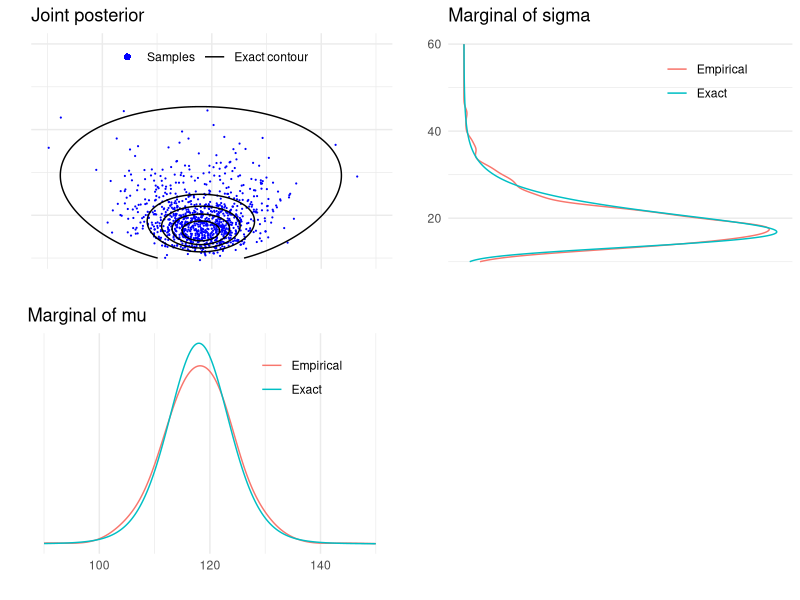
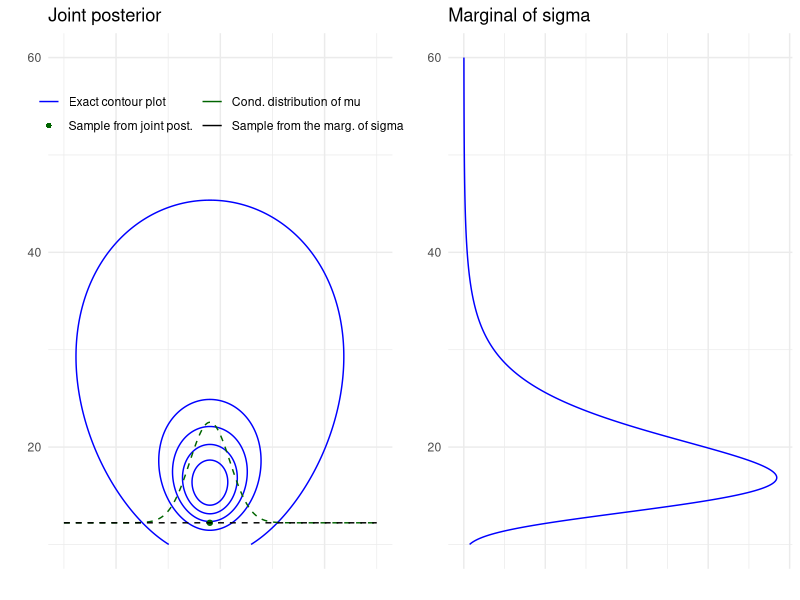
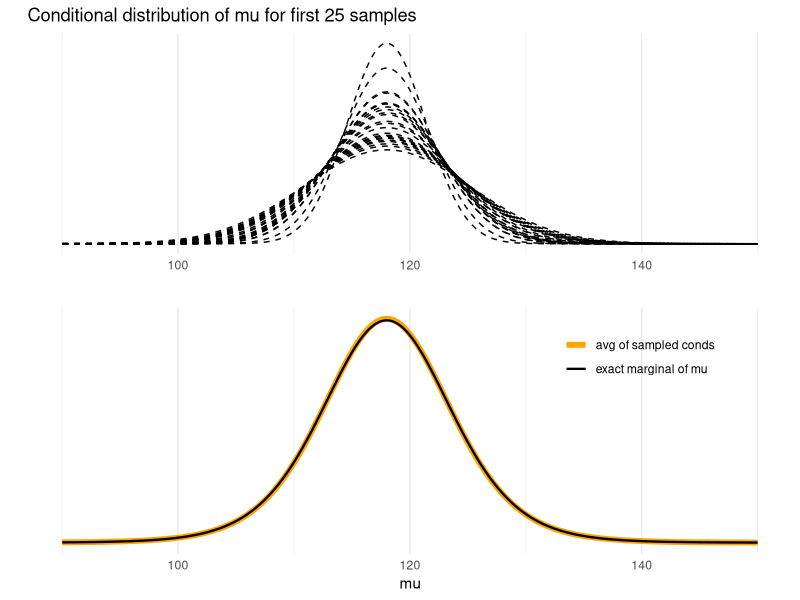
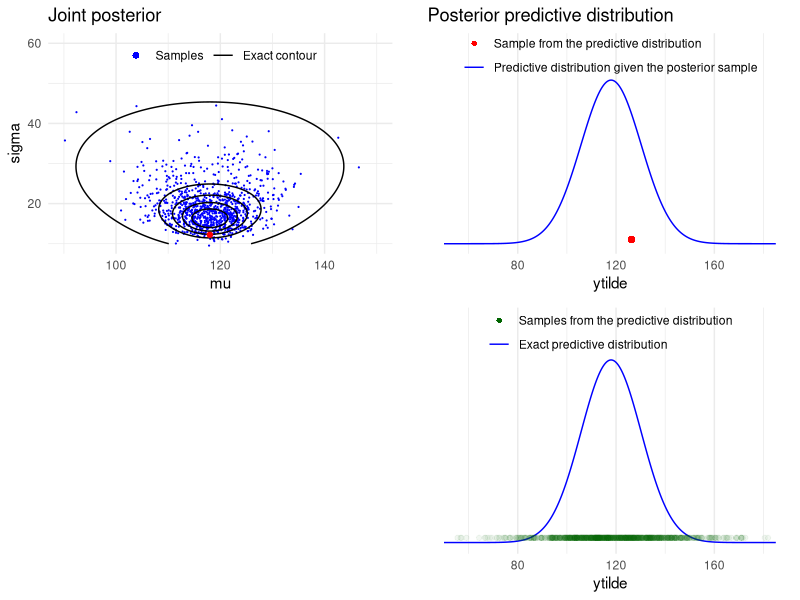

The R script that drew these images, in order:
#' ---
#' title: "Bayesian data analysis demos 3.1, 3.2, 3.3, 3.4"
#' author: "Aki Vehtari, Markus Paasiniemi"
#' date: "`r format(Sys.Date())`"
#' output:
#'   html_document:
#'     theme: readable
#'     code_download: true
#' ---

#' ## Normal model with unknown mean and variance (BDA3 section 3.2 on p. 64).
#' 
#' Multivariate joint distribution, conditional distribution, marginal
#' distribution, marginalization and posterior predictive distribution
#' 

#' ggplot2, grid, and gridExtra are used for plotting, tidyr for manipulating data frames
#+ setup, message=FALSE, error=FALSE, warning=FALSE
library(ggplot2)
theme_set(theme_minimal())
library(grid)
library(gridExtra)
library(tidyr)

#' #### Generic part common for Demos 3.1-3.4

#' Data
y <- c(93, 112, 122, 135, 122, 150, 118, 90, 124, 114)
#' Sufficient statistics
n <- length(y)
s2 <- var(y)
my <- mean(y)

#' Factorize the joint posterior p(mu,sigma2|y) to p(sigma2|y)p(mu|sigma2,y)
#' Sample from the joint posterior using this factorization
# helper functions to sample from and evaluate
# scaled inverse chi-squared distribution
rsinvchisq <- function(n, nu, s2, ...) nu*s2 / rchisq(n , nu, ...)
dsinvchisq <- function(x, nu, s2){
  exp(log(nu/2)*nu/2 - lgamma(nu/2) + log(s2)/2*nu - log(x)*(nu/2+1) - (nu*s2/2)/x)
}

#' Sample 1000 random numbers from p(sigma2|y)
ns <- 1000
sigma2  <- rsinvchisq(ns, n-1, s2)

#' Sample from p(mu|sigma2,y)
mu <- my + sqrt(sigma2/n)*rnorm(length(sigma2))

#' Create a variable sigma and
#' sample from predictive distribution p(ynew|y) for each draw of (mu, sigma)
sigma <- sqrt(sigma2)
ynew <- rnorm(ns, mu, sigma)

#' For mu, sigma and ynew compute the density in a grid
#' ranges for the grids
t1l <- c(90, 150)
t2l <- c(10, 60)
nl <- c(50, 185)
t1 <- seq(t1l[1], t1l[2], length.out = ns)
t2 <- seq(t2l[1], t2l[2], length.out = ns)
xynew <- seq(nl[1], nl[2], length.out = ns)

#' Compute the exact marginal density of mu
# multiplication by 1./sqrt(s2/n) is due to the transformation of
# variable z=(x-mean(y))/sqrt(s2/n), see BDA3 p. 21
pm <- dt((t1-my) / sqrt(s2/n), n-1) / sqrt(s2/n)

#' Estimate the marginal density using samples
#' and ad hoc Gaussian kernel approximation
pmk <- density(mu, adjust = 2, n = ns, from = t1l[1], to = t1l[2])$y

#' Compute the exact marginal density of sigma
# the multiplication by 2*t2 is due to the transformation of
# variable z=t2^2, see BDA3 p. 21
ps <- dsinvchisq(t2^2, n-1, s2) * 2*t2

#' Estimate the marginal density using samples
#' and ad hoc Gaussian kernel approximation
psk <- density(sigma, n = ns, from = t2l[1], to = t2l[2])$y

#' Compute the exact predictive density
# multiplication by 1./sqrt(s2/n) is due to the transformation of variable
# see BDA3 p. 21
p_new <- dt((xynew-my) / sqrt(s2*(1+1/n)), n-1) / sqrt(s2*(1+1/n))

#' Evaluate the joint density in a grid.
#' Note that the following is not normalized, but for plotting
#' contours it does not matter.
# Combine grid points into another data frame
# with all pairwise combinations
dfj <- data.frame(t1 = rep(t1, each = length(t2)),
                  t2 = rep(t2, length(t1)))
dfj$z <- dsinvchisq(dfj$t2^2, n-1, s2) * 2*dfj$t2 * dnorm(dfj$t1, my, dfj$t2/sqrt(n))
# breaks for plotting the contours
cl <- seq(1e-5, max(dfj$z), length.out = 6)

#' ### Demo 3.1 Visualise the joint and marginal densities
#' Visualise the joint density and marginal densities of the posterior
#' of normal distribution with unknown mean and variance.
#' 
#' Create a plot of the marginal density of mu
dfm <- data.frame(t1, Exact = pm, Empirical = pmk) %>% gather(grp, p, -t1)
margmu <- ggplot(dfm) +
  geom_line(aes(t1, p, color = grp)) +
  coord_cartesian(xlim = t1l) +
  labs(title = 'Marginal of mu', x = '', y = '') +
  scale_y_continuous(breaks = NULL) +
  theme(legend.background = element_blank(),
        legend.position = c(0.75, 0.8),
        legend.title = element_blank())

#' Create a plot of the marginal density of sigma
dfs <- data.frame(t2, Exact = ps, Empirical = psk) %>% gather(grp, p, -t2)
margsig <- ggplot(dfs) +
  geom_line(aes(t2, p, color = grp)) +
  coord_cartesian(xlim = t2l) +
  coord_flip() +
  labs(title = 'Marginal of sigma', x = '', y = '') +
  scale_y_continuous(breaks = NULL) +
  theme(legend.background = element_blank(),
        legend.position = c(0.75, 0.8),
        legend.title = element_blank())

#' Create a plot of the joint density
joint1labs <- c('Samples','Exact contour')
joint1 <- ggplot() +
  geom_point(data = data.frame(mu,sigma), aes(mu, sigma, col = '1'), size = 0.1) +
  geom_contour(data = dfj, aes(t1, t2, z = z, col = '2'), breaks = cl) +
  coord_cartesian(xlim = t1l,ylim = t2l) +
  labs(title = 'Joint posterior', x = '', y = '') +
  scale_y_continuous(labels = NULL) +
  scale_x_continuous(labels = NULL) +
  scale_color_manual(values=c('blue', 'black'), labels = joint1labs) +
  guides(color = guide_legend(nrow  = 1, override.aes = list(
    shape = c(16, NA), linetype = c(0, 1), size = c(2, 1)))) +
  theme(legend.background = element_blank(),
        legend.position = c(0.5, 0.9),
        legend.title = element_blank())

#' Combine the plots
#+ blank, fig.show='hide'
# blank plot for combining the plots
bp <- grid.rect(gp = gpar(col = 'white'))
#+ combined
grid.arrange(joint1, margsig, margmu, bp, nrow = 2)

#' ### Demo 3.2 Visualise factored distribution
#' Visualise factored sampling and the corresponding
#' marginal and conditional densities.
#' 

#' Create another plot of the joint posterior
# data frame for the conditional of mu and marginal of sigma
dfc <- data.frame(mu = t1, marg = rep(sigma[1], length(t1)),
                  cond = sigma[1] + dnorm(t1 ,my, sqrt(sigma2[1]/n)) * 100) %>%
  gather(grp, p, marg, cond)
# legend labels for the following plot
joint2labs <- c('Exact contour plot', 'Sample from joint post.',
               'Cond. distribution of mu', 'Sample from the marg. of sigma')
joint2 <- ggplot() +
  geom_contour(data = dfj, aes(t1, t2, z = z, col = '1'), breaks = cl) +
  geom_point(data = data.frame(m = mu[1], s = sigma[1]), aes(m , s, color = '2')) +
  geom_line(data = dfc, aes(mu, p, color = grp), linetype = 'dashed') +
  coord_cartesian(xlim = t1l,ylim = t2l) +
  labs(title = 'Joint posterior', x = '', y = '') +
  scale_x_continuous(labels = NULL) +
  scale_color_manual(values=c('blue', 'darkgreen','darkgreen','black'), labels = joint2labs) +
  guides(color = guide_legend(nrow  = 2, override.aes = list(
    shape = c(NA, 16, NA, NA), linetype = c(1, 0, 1, 1)))) +
  theme(legend.background = element_blank(),
        legend.position = c(0.5, 0.85),
        legend.title = element_blank())

#' Create another plot of the marginal density of sigma
margsig2 <- ggplot(data = data.frame(t2, ps)) +
  geom_line(aes(t2, ps), color = 'blue') +
  coord_cartesian(xlim = t2l) +
  coord_flip() +
  labs(title = 'Marginal of sigma', x = '', y = '') +
  scale_y_continuous(labels = NULL)

#' Combine the plots
grid.arrange(joint2, margsig2, ncol = 2)

#' ### Demo 3.3 Visualise the marginal distribution of mu
#' Visualise the marginal distribution of mu as a mixture of normals.
#' 

#' Calculate conditional pdfs for each sample
condpdfs <- sapply(t1, function(x) dnorm(x, my, sqrt(sigma2/n)))

#' Create a plot of some of them
# data frame of 25 first samples
dfm25 <- data.frame(t1, t(condpdfs[1:25,])) %>% gather(grp, p, -t1)
condmu <- ggplot(data = dfm25) +
  geom_line(aes(t1, p, group = grp), linetype = 'dashed') +
  labs(title = 'Conditional distribution of mu for first 25 samples', y = '', x = '') +
  scale_y_continuous(breaks = NULL)

#' create a plot of their mean
dfsam <- data.frame(t1, colMeans(condpdfs), pm) %>% gather(grp,p,-t1)
# labels
mulabs <- c('avg of sampled conds', 'exact marginal of mu')
meanmu <- ggplot(data = dfsam) +
  geom_line(aes(t1, p, size = grp, color = grp)) +
  labs(y = '', x = 'mu') +
  scale_y_continuous(breaks = NULL) +
  scale_size_manual(values = c(2, 0.8), labels = mulabs) +
  scale_color_manual(values = c('orange', 'black'), labels = mulabs) +
  theme(legend.position = c(0.8, 0.8),
        legend.background = element_blank(),
        legend.title = element_blank())

#' Combine the plots
grid.arrange(condmu, meanmu, ncol = 1)

#' ### Demo 3.4 Visualise posterior predictive distribution.
#' Visualise sampling from the posterior predictive distribution.

#' Calculate each predictive pdf with given mu and sigma
ynewdists <- sapply(xynew, function(x) dnorm(x, mu, sigma))

#' Create plot of the joint posterior with a draw
#' from the posterior predictive distribution, highlight the first sample
#' create a plot of the joint density
# data frame of dirst draw from sample the predictive along with the exact value for plotting
dfp <- data.frame(xynew, draw = ynewdists[1,], exact = p_new)
# data frame for plotting the samples
dfy <- data.frame(ynew, p = 0.02*max(ynewdists))
# legend labels
pred1labs <- c('Sample from the predictive distribution', 'Predictive distribution given the posterior sample')
pred2labs <- c('Samples from the predictive distribution', 'Exact predictive distribution')
joint3labs <- c('Samples', 'Exact contour')
joint3 <- ggplot() +
  geom_point(data = data.frame(mu, sigma), aes(mu, sigma, col = '1'), size = 0.1) +
  geom_contour(data = dfj, aes(t1, t2, z = z, col = '2'), breaks = cl) +
  geom_point(data = data.frame(x = mu[1], y = sigma[1]), aes(x, y), color = 'red') +
  coord_cartesian(xlim = t1l,ylim = t2l) +
  labs(title = 'Joint posterior', x = 'mu', y = 'sigma') +
  scale_color_manual(values=c('blue', 'black'), labels = joint3labs) +
  guides(color = guide_legend(nrow  = 1, override.aes = list(
    shape = c(16, NA), linetype = c(0, 1), size = c(2, 1)))) +
  theme(legend.background = element_blank(),
        legend.position=c(0.5 ,0.9),
        legend.title = element_blank())

#' Create a plot of the predicitive distribution and the respective sample
pred1 <- ggplot() +
  geom_line(data = dfp, aes(xynew, draw, color = '2')) +
  geom_point(data = dfy, aes(ynew[1], p, color = '1')) +
  coord_cartesian(xlim = nl, ylim = c(0,0.04)) +
  labs(title = 'Posterior predictive distribution', x = 'ytilde', y = '') +
  scale_y_continuous(breaks = NULL) +
  scale_color_manual(values = c('red', 'blue'), labels = pred1labs) +
  guides(color = guide_legend(nrow = 2, override.aes = list(
    linetype = c(0, 1), shape=c(16, NA), labels = pred1labs))) +
  theme(legend.background = element_blank(),
        legend.position = c(0.5 ,0.9),
        legend.title = element_blank())

#' Create a plot for all ynews
pred2 <- ggplot() +
  geom_line(data = dfp, aes(xynew, draw, color = '2')) +
  geom_point(data = dfy, aes(ynew, p, color = '1'), alpha = 0.05) +
  coord_cartesian(xlim = nl, ylim = c(0,0.04)) +
  labs(x = 'ytilde', y = '') +
  scale_y_continuous(breaks=NULL) +
  scale_color_manual(values=c('darkgreen','blue'),labels=pred2labs) +
  guides(color = guide_legend(nrow = 2, override.aes=list(
    linetype = c(0, 1), shape = c(16, NA), alpha = c(1, 1) ,labels = pred2labs))) +
  theme(legend.background = element_blank(),
        legend.position = c(0.5 ,0.9),
        legend.title = element_blank())

#' Combine the plots
grid.arrange(joint3, pred1, bp, pred2, nrow = 2)
